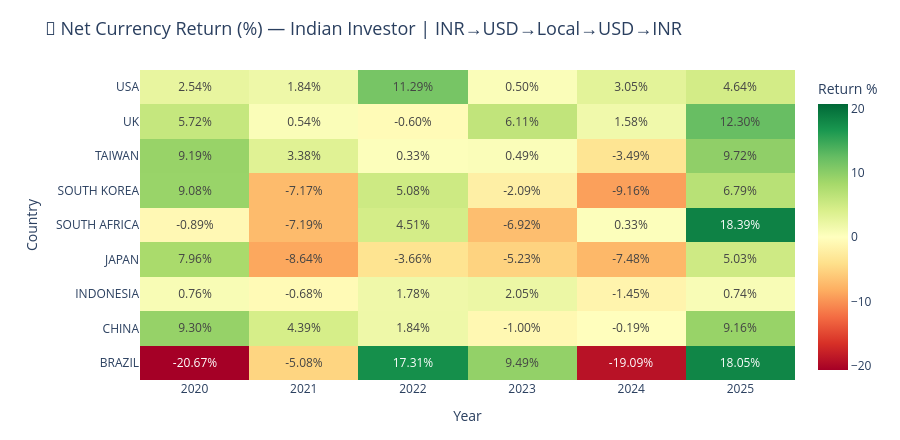

The code cell stored with this chart in its notebook:
### Markdown cell above
## 7. 📊 Graphs

### Code cell
# ── Graph 1: Heatmap — Net Currency Return by Country × Year ──
fig = go.Figure(data=go.Heatmap(
    z=net_pivot.values,
    x=[str(c) for c in net_pivot.columns],
    y=net_pivot.index.tolist(),
    colorscale='RdYlGn',
    zmid=0,
    text=[[f'{v:.2f}%' for v in row] for row in net_pivot.values],
    texttemplate='%{text}',
    textfont={'size': 12},
    showscale=True,
    colorbar=dict(title='Return %')
))
fig.update_layout(
    title=dict(text='💱 Net Currency Return (%) — Indian Investor | INR→USD→Local→USD→INR', font=dict(size=18)),
    xaxis_title='Year',
    yaxis_title='Country',
    height=440,
    margin=dict(l=140, r=40, t=70, b=60)
)
fig.show()

### Figure 1 — Plotly figure (JSON) as saved in the notebook; plotly's stock layout.template omitted (floating-point values rounded to 4 significant figures)
{"data": [{"colorbar": {"title": {"text": "Return %"}}, "colorscale": [[0, "rgb(165,0,38)"], [0.1, "rgb(215,48,39)"], [0.2, "rgb(244,109,67)"], [0.3, "rgb(253,174,97)"], [0.4, "rgb(254,224,139)"], [0.5, "rgb(255,255,191)"], [0.6, "rgb(217,239,139)"], [0.7, "rgb(166,217,106)"], [0.8, "rgb(102,189,99)"], [0.9, "rgb(26,152,80)"], [1, "rgb(0,104,55)"]], "showscale": true, "text": [["-20.67%", "-5.08%", "17.31%", "9.49%", "-19.09%", "18.05%"], ["9.30%", "4.39%", "1.84%", "-1.00%", "-0.19%", "9.16%"], ["0.76%", "-0.68%", "1.78%", "2.05%", "-1.45%", "0.74%"], ["7.96%", "-8.64%", "-3.66%", "-5.23%", "-7.48%", "5.03%"], ["-0.89%", "-7.19%", "4.51%", "-6.92%", "0.33%", "18.39%"], ["9.08%", "-7.17%", "5.08%", "-2.09%", "-9.16%", "6.79%"], ["9.19%", "3.38%", "0.33%", "0.49%", "-3.49%", "9.72%"], ["5.72%", "0.54%", "-0.60%", "6.11%", "1.58%", "12.30%"], ["2.54%", "1.84%", "11.29%", "0.50%", "3.05%", "4.64%"]], "textfont": {"size": 12}, "texttemplate": "%{text}", "type": "heatmap", "x": ["2020", "2021", "2022", "2023", "2024", "2025"], "y": ["BRAZIL", "CHINA", "INDONESIA", "JAPAN", "SOUTH AFRICA", "SOUTH KOREA", "TAIWAN", "UK", "USA"], "z": [[-20.67, -5.08, 17.31, 9.49, -19.09, 18.05], [9.3, 4.39, 1.84, -1.0, -0.19, 9.16], [0.76, -0.68, 1.78, 2.05, -1.45, 0.74], [7.96, -8.64, -3.66, -5.23, -7.48, 5.03], [-0.89, -7.19, 4.51, -6.92, 0.33, 18.39], [9.08, -7.17, 5.08, -2.09, -9.16, 6.79], [9.19, 3.38, 0.33, 0.49, -3.49, 9.72], [5.72, 0.54, -0.6, 6.11, 1.58, 12.3], [2.54, 1.84, 11.29, 0.5, 3.05, 4.64]], "zmid": 0}], "layout": {"height": 440, "margin": {"b": 60, "l": 140, "r": 40, "t": 70}, "title": {"font": {"size": 18}, "text": "💱 Net Currency Return (%) — Indian Investor | INR→USD→Local→USD→INR"}, "xaxis": {"title": {"text": "Year"}}, "yaxis": {"title": {"text": "Country"}}}}
